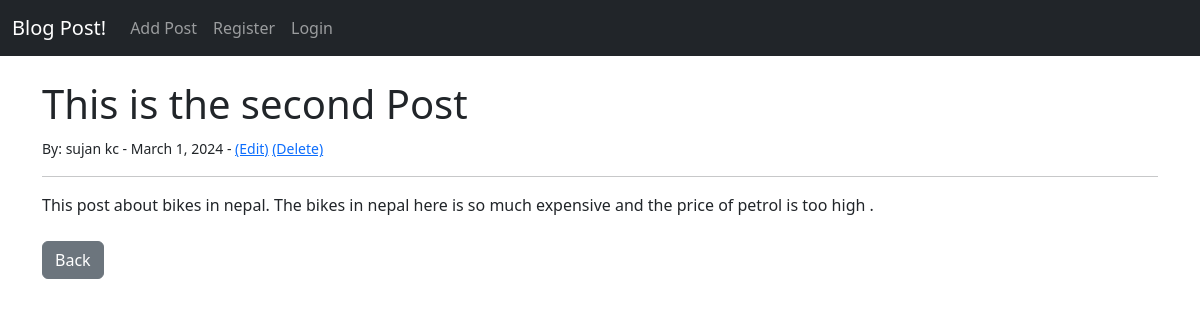
Page /article/24/ on the committed database.
### theblog/models.py (models this page shows, shortened)
class Post(models.Model):
    title = models.CharField(max_length=250)
    title_tag = models.CharField(max_length=250,)
    author = models.ForeignKey(User, on_delete=models.CASCADE)
    content = models.TextField()
    post_date = models.DateField(auto_now_add=True)

### theblog/views.py (the view)
# urls.py: path('article/<int:pk>/',ArticleDetailView.as_view(), name ='article-detail'),
class ArticleDetailView(DetailView):
    model = Post
    template_name = 'theblog/article_details.html'

### theblog/templates/theblog/article_details.html (shortened to what this page needs)
{% extends 'theblog/base.html' %}
{% block content %}
<h1>{{ post.title }}</h1>
<small>By:
    {{ post.author.first_name }}
    {{ post.author.last_name }} -
    {{ post.post_date }} -
    <a href="{% url 'theblog:update_post' post.pk %}">(Edit)</a>
    <a href="{% url 'theblog:delete_post' post.pk %}">(Delete)</a>
</small><br/>
<hr>
{{ post.content }}
<br/><br/>
<a href="{% url 'theblog:home' %}" class="btn btn-secondary">Back</a>
{% endblock %}

### rows in the picture
Post: title "This is the second Post", author.first_name "sujan", author.last_name "kc", post_date "March 1, 2024", content "This post about bikes in nepal. The bikes in nepal here is so much expensive and the price of petrol is too high ."
